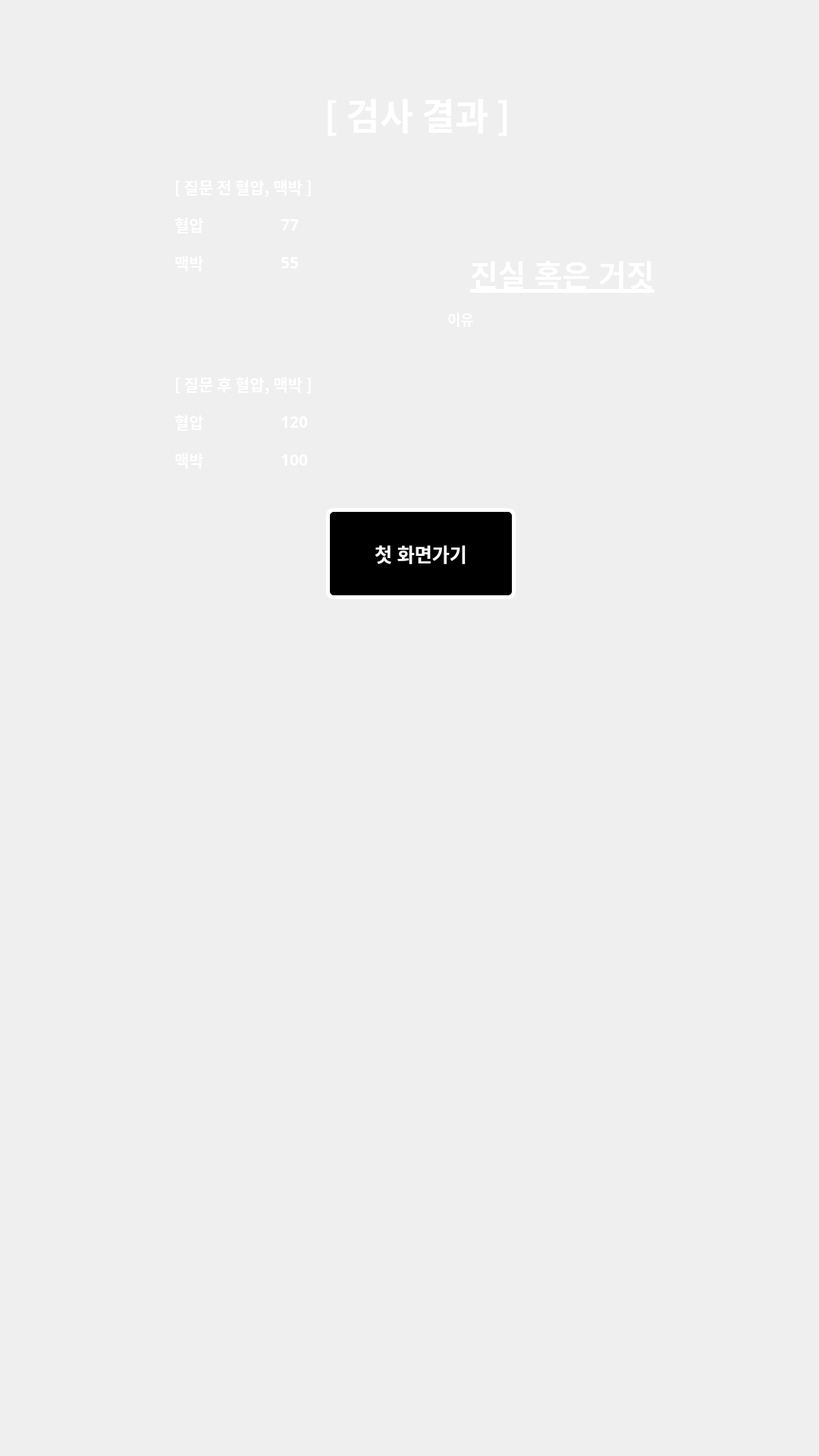
    <widget class="QWidget" name="page2_3" native="true">
     <property name="geometry">
      <rect>
       <x>0</x>
       <y>3840</y>
       <width>1080</width>
       <height>1920</height>
      </rect>
     </property>
     <widget class="QLabel" name="label_14">
      <property name="geometry">
       <rect>
        <x>260</x>
        <y>100</y>
        <width>581</width>
        <height>101</height>
       </rect>
      </property>
      <property name="palette">
       <palette>
        <active>
         <colorrole role="WindowText">
          <brush brushstyle="SolidPattern">
           <color alpha="255">
            <red>255</red>
            <green>255</green>
            <blue>255</blue>
           </color>
          </brush>
         </colorrole>
         <colorrole role="Text">
          <brush brushstyle="SolidPattern">
           <color alpha="255">
            <red>255</red>
            <green>255</green>
            <blue>255</blue>
           </color>
          </brush>
         </colorrole>
         <colorrole role="ButtonText">
          <brush brushstyle="SolidPattern">
           <color alpha="255">
            <red>255</red>
            <green>255</green>
            <blue>255</blue>
           </color>
          </brush>
         </colorrole>
         <colorrole role="PlaceholderText">
          <brush brushstyle="NoBrush">
           <color alpha="128">
            <red>255</red>
            <green>255</green>
            <blue>255</blue>
           </color>
          </brush>
         </colorrole>
        </active>
        <inactive>
         <colorrole role="WindowText">
          <brush brushstyle="SolidPattern">
           <color alpha="255">
            <red>255</red>
            <green>255</green>
            <blue>255</blue>
           </color>
          </brush>
         </colorrole>
         <colorrole role="Text">
          <brush brushstyle="SolidPattern">
           <color alpha="255">
            <red>255</red>
            <green>255</green>
            <blue>255</blue>
           </color>
          </brush>
         </colorrole>
         <colorrole role="ButtonText">
          <brush brushstyle="SolidPattern">
           <color alpha="255">
            <red>255</red>
            <green>255</green>
            <blue>255</blue>
           </color>
          </brush>
         </colorrole>
         <colorrole role="PlaceholderText">
          <brush brushstyle="NoBrush">
           <color alpha="128">
            <red>255</red>
            <green>255</green>
            <blue>255</blue>
           </color>
          </brush>
         </colorrole>
        </inactive>
        <disabled>
         <colorrole role="WindowText">
          <brush brushstyle="SolidPattern">
           <color alpha="255">
            <red>255</red>
            <green>255</green>
            <blue>255</blue>
           </color>
          </brush>
         </colorrole>
         <colorrole role="Text">
          <brush brushstyle="SolidPattern">
           <color alpha="255">
            <red>255</red>
            <green>255</green>
            <blue>255</blue>
           </color>
          </brush>
         </colorrole>
         <colorrole role="ButtonText">
          <brush brushstyle="SolidPattern">
           <color alpha="255">
            <red>255</red>
            <green>255</green>
            <blue>255</blue>
           </color>
          </brush>
         </colorrole>
         <colorrole role="PlaceholderText">
          <brush brushstyle="NoBrush">
           <color alpha="128">
            <red>255</red>
            <green>255</green>
            <blue>255</blue>
           </color>
          </brush>
         </colorrole>
        </disabled>
       </palette>
      </property>
      <property name="font">
       <font>
        <family>Agency FB</family>
        <pointsize>-1</pointsize>
        <weight>75</weight>
        <bold>true</bold>
       </font>
      </property>
      <property name="styleSheet">
       <string notr="true">color: white;

font-size: 45px;
font-weight: bold;</string>
      </property>
      <property name="text">
       <string>&lt;html&gt;&lt;head/&gt;&lt;body&gt;&lt;p align=&quot;center&quot;&gt;&lt;span style=&quot; font-size:36pt;&quot;&gt;[ 검사 결과 ]&lt;/span&gt;&lt;/p&gt;&lt;/body&gt;&lt;/html&gt;</string>
      </property>
     </widget>
     <widget class="QPushButton" name="page2_3button">
      <property name="geometry">
       <rect>
        <x>430</x>
        <y>670</y>
        <width>250</width>
        <height>120</height>
       </rect>
      </property>
      <property name="styleSheet">
       <string notr="true">color: white;
background-color: black;
border: 5px solid white;
font-size: 25px;
font-weight: bold;
border-radius: 10px;</string>
      </property>
      <property name="text">
       <string>첫 화면가기</string>
      </property>
     </widget>
     <widget class="QLabel" name="label_16">
      <property name="geometry">
       <rect>
        <x>370</x>
        <y>320</y>
        <width>111</width>
        <height>51</height>
       </rect>
      </property>
      <property name="palette">
       <palette>
        <active>
         <colorrole role="WindowText">
          <brush brushstyle="SolidPattern">
           <color alpha="255">
            <red>255</red>
            <green>255</green>
            <blue>255</blue>
           </color>
          </brush>
         </colorrole>
        </active>
        <inactive>
         <colorrole role="WindowText">
          <brush brushstyle="SolidPattern">
           <color alpha="255">
            <red>255</red>
            <green>255</green>
            <blue>255</blue>
           </color>
          </brush>
         </colorrole>
        </inactive>
        <disabled>
         <colorrole role="WindowText">
          <brush brushstyle="SolidPattern">
           <color alpha="255">
            <red>120</red>
            <green>120</green>
            <blue>120</blue>
           </color>
          </brush>
         </colorrole>
        </disabled>
       </palette>
      </property>
      <property name="font">
       <font>
        <family>맑은 고딕</family>
        <pointsize>16</pointsize>
        <weight>75</weight>
        <bold>true</bold>
       </font>
      </property>
      <property name="text">
       <string>55</string>
      </property>
     </widget>
     <widget class="QLabel" name="label_17">
      <property name="geometry">
       <rect>
        <x>370</x>
        <y>270</y>
        <width>111</width>
        <height>51</height>
       </rect>
      </property>
      <property name="palette">
       <palette>
        <active>
         <colorrole role="WindowText">
          <brush brushstyle="SolidPattern">
           <color alpha="255">
            <red>255</red>
            <green>255</green>
            <blue>255</blue>
           </color>
          </brush>
         </colorrole>
        </active>
        <inactive>
         <colorrole role="WindowText">
          <brush brushstyle="SolidPattern">
           <color alpha="255">
            <red>255</red>
            <green>255</green>
            <blue>255</blue>
           </color>
          </brush>
         </colorrole>
        </inactive>
        <disabled>
         <colorrole role="WindowText">
          <brush brushstyle="SolidPattern">
           <color alpha="255">
            <red>120</red>
            <green>120</green>
            <blue>120</blue>
           </color>
          </brush>
         </colorrole>
        </disabled>
       </palette>
      </property>
      <property name="font">
       <font>
        <family>맑은 고딕</family>
        <pointsize>16</pointsize>
        <weight>75</weight>
        <bold>true</bold>
       </font>
      </property>
      <property name="text">
       <string>77</string>
      </property>
     </widget>
     <widget class="QLabel" name="label_18">
      <property name="geometry">
       <rect>
        <x>370</x>
        <y>580</y>
        <width>111</width>
        <height>51</height>
       </rect>
      </property>
      <property name="palette">
       <palette>
        <active>
         <colorrole role="WindowText">
          <brush brushstyle="SolidPattern">
           <color alpha="255">
            <red>255</red>
            <green>255</green>
            <blue>255</blue>
           </color>
          </brush>
         </colorrole>
        </active>
        <inactive>
         <colorrole role="WindowText">
          <brush brushstyle="SolidPattern">
           <color alpha="255">
            <red>255</red>
            <green>255</green>
            <blue>255</blue>
           </color>
          </brush>
         </colorrole>
        </inactive>
        <disabled>
         <colorrole role="WindowText">
          <brush brushstyle="SolidPattern">
           <color alpha="255">
            <red>120</red>
            <green>120</green>
            <blue>120</blue>
           </color>
          </brush>
         </colorrole>
        </disabled>
       </palette>
      </property>
      <property name="font">
       <font>
        <family>맑은 고딕</family>
        <pointsize>16</pointsize>
        <weight>75</weight>
        <bold>true</bold>
       </font>
      </property>
      <property name="text">
       <string>100</string>
      </property>
     </widget>
     <widget class="QLabel" name="label_19">
      <property name="geometry">
       <rect>
        <x>370</x>
        <y>530</y>
        <width>111</width>
        <height>51</height>
       </rect>
      </property>
      <property name="palette">
       <palette>
        <active>
         <colorrole role="WindowText">
          <brush brushstyle="SolidPattern">
           <color alpha="255">
            <red>255</red>
            <green>255</green>
            <blue>255</blue>
           </color>
          </brush>
         </colorrole>
        </active>
        <inactive>
         <colorrole role="WindowText">
          <brush brushstyle="SolidPattern">
           <color alpha="255">
            <red>255</red>
            <green>255</green>
            <blue>255</blue>
           </color>
          </brush>
         </colorrole>
        </inactive>
        <disabled>
         <colorrole role="WindowText">
          <brush brushstyle="SolidPattern">
           <color alpha="255">
            <red>120</red>
            <green>120</green>
            <blue>120</blue>
           </color>
          </brush>
         </colorrole>
        </disabled>
       </palette>
      </property>
      <property name="font">
       <font>
        <family>맑은 고딕</family>
        <pointsize>16</pointsize>
        <weight>75</weight>
        <bold>true</bold>
       </font>
      </property>
      <property name="text">
       <string>120</string>
      </property>
     </widget>
     <widget class="QLabel" name="label_22">
      <property name="geometry">
       <rect>
        <x>620</x>
        <y>280</y>
        <width>361</width>
        <height>161</height>
       </rect>
      </property>
      <property name="palette">
       <palette>
        <active>
         <colorrole role="WindowText">
          <brush brushstyle="SolidPattern">
           <color alpha="255">
            <red>255</red>
            <green>255</green>
            <blue>255</blue>
           </color>
          </brush>
         </colorrole>
        </active>
        <inactive>
         <colorrole role="WindowText">
          <brush brushstyle="SolidPattern">
           <color alpha="255">
            <red>255</red>
            <green>255</green>
            <blue>255</blue>
           </color>
          </brush>
         </colorrole>
        </inactive>
        <disabled>
         <colorrole role="WindowText">
          <brush brushstyle="SolidPattern">
           <color alpha="255">
            <red>120</red>
            <green>120</green>
            <blue>120</blue>
           </color>
          </brush>
         </colorrole>
        </disabled>
       </palette>
      </property>
      <property name="font">
       <font>
        <pointsize>30</pointsize>
        <weight>75</weight>
        <bold>true</bold>
        <underline>true</underline>
       </font>
      </property>
      <property name="styleSheet">
       <string notr="true">font-weight: bold;
</string>
      </property>
      <property name="text">
       <string>진실 혹은 거짓</string>
      </property>
     </widget>
     <widget class="QLabel" name="because">
      <property name="geometry">
       <rect>
        <x>590</x>
        <y>400</y>
        <width>451</width>
        <height>41</height>
       </rect>
      </property>
      <property name="palette">
       <palette>
        <active>
         <colorrole role="WindowText">
          <brush brushstyle="SolidPattern">
           <color alpha="255">
            <red>255</red>
            <green>255</green>
            <blue>255</blue>
           </color>
          </brush>
         </colorrole>
        </active>
        <inactive>
         <colorrole role="WindowText">
          <brush brushstyle="SolidPattern">
           <color alpha="255">
            <red>255</red>
            <green>255</green>
            <blue>255</blue>
           </color>
          </brush>
         </colorrole>
        </inactive>
        <disabled>
         <colorrole role="WindowText">
          <brush brushstyle="SolidPattern">
           <color alpha="255">
            <red>120</red>
            <green>120</green>
            <blue>120</blue>
           </color>
          </brush>
         </colorrole>
        </disabled>
       </palette>
      </property>
      <property name="font">
       <font>
        <family>Agency FB</family>
        <pointsize>14</pointsize>
        <weight>75</weight>
        <bold>true</bold>
       </font>
      </property>
      <property name="text">
       <string>이유 </string>
      </property>
     </widget>
     <widget class="QLabel" name="label_24">
      <property name="geometry">
       <rect>
        <x>230</x>
        <y>270</y>
        <width>111</width>
        <height>51</height>
       </rect>
      </property>
      <property name="palette">
       <palette>
        <active>
         <colorrole role="WindowText">
          <brush brushstyle="SolidPattern">
           <color alpha="255">
            <red>255</red>
            <green>255</green>
            <blue>255</blue>
           </color>
          </brush>
         </colorrole>
        </active>
        <inactive>
         <colorrole role="WindowText">
          <brush brushstyle="SolidPattern">
           <color alpha="255">
            <red>255</red>
            <green>255</green>
            <blue>255</blue>
           </color>
          </brush>
         </colorrole>
        </inactive>
        <disabled>
         <colorrole role="WindowText">
          <brush brushstyle="SolidPattern">
           <color alpha="255">
            <red>120</red>
            <green>120</green>
            <blue>120</blue>
           </color>
          </brush>
         </colorrole>
        </disabled>
       </palette>
      </property>
      <property name="font">
       <font>
        <family>맑은 고딕</family>
        <pointsize>16</pointsize>
        <weight>75</weight>
        <bold>true</bold>
       </font>
      </property>
      <property name="text">
       <string>혈압</string>
      </property>
     </widget>
     <widget class="QLabel" name="label_25">
      <property name="geometry">
       <rect>
        <x>230</x>
        <y>320</y>
        <width>111</width>
        <height>51</height>
       </rect>
      </property>
      <property name="palette">
       <palette>
        <active>
         <colorrole role="WindowText">
          <brush brushstyle="SolidPattern">
           <color alpha="255">
            <red>255</red>
            <green>255</green>
            <blue>255</blue>
           </color>
          </brush>
         </colorrole>
        </active>
        <inactive>
         <colorrole role="WindowText">
          <brush brushstyle="SolidPattern">
           <color alpha="255">
            <red>255</red>
            <green>255</green>
            <blue>255</blue>
           </color>
          </brush>
         </colorrole>
        </inactive>
        <disabled>
         <colorrole role="WindowText">
          <brush brushstyle="SolidPattern">
           <color alpha="255">
            <red>120</red>
            <green>120</green>
            <blue>120</blue>
           </color>
          </brush>
         </colorrole>
        </disabled>
       </palette>
      </property>
      <property name="font">
       <font>
        <family>맑은 고딕</family>
        <pointsize>16</pointsize>
        <weight>75</weight>
        <bold>true</bold>
       </font>
      </property>
      <property name="text">
       <string>맥박</string>
      </property>
     </widget>
     <widget class="QLabel" name="label_26">
      <property name="geometry">
       <rect>
        <x>230</x>
        <y>530</y>
        <width>111</width>
        <height>51</height>
       </rect>
      </property>
      <property name="palette">
       <palette>
        <active>
         <colorrole role="WindowText">
          <brush brushstyle="SolidPattern">
           <color alpha="255">
            <red>255</red>
            <green>255</green>
            <blue>255</blue>
           </color>
          </brush>
         </colorrole>
        </active>
        <inactive>
         <colorrole role="WindowText">
          <brush brushstyle="SolidPattern">
           <color alpha="255">
            <red>255</red>
            <green>255</green>
            <blue>255</blue>
           </color>
          </brush>
         </colorrole>
        </inactive>
        <disabled>
         <colorrole role="WindowText">
          <brush brushstyle="SolidPattern">
           <color alpha="255">
            <red>120</red>
            <green>120</green>
            <blue>120</blue>
           </color>
          </brush>
         </colorrole>
        </disabled>
       </palette>
      </property>
      <property name="font">
       <font>
        <family>맑은 고딕</family>
        <pointsize>16</pointsize>
        <weight>75</weight>
        <bold>true</bold>
       </font>
      </property>
      <property name="text">
       <string>혈압</string>
      </property>
     </widget>
     <widget class="QLabel" name="label_27">
      <property name="geometry">
       <rect>
        <x>230</x>
        <y>580</y>
        <width>111</width>
        <height>51</height>
       </rect>
      </property>
      <property name="palette">
       <palette>
        <active>
         <colorrole role="WindowText">
          <brush brushstyle="SolidPattern">
           <color alpha="255">
            <red>255</red>
            <green>255</green>
            <blue>255</blue>
           </color>
          </brush>
         </colorrole>
        </active>
        <inactive>
         <colorrole role="WindowText">
          <brush brushstyle="SolidPattern">
           <color alpha="255">
            <red>255</red>
            <green>255</green>
            <blue>255</blue>
           </color>
          </brush>
         </colorrole>
        </inactive>
        <disabled>
         <colorrole role="WindowText">
          <brush brushstyle="SolidPattern">
           <color alpha="255">
            <red>120</red>
            <green>120</green>
            <blue>120</blue>
           </color>
          </brush>
         </colorrole>
        </disabled>
       </palette>
      </property>
      <property name="font">
       <font>
        <family>맑은 고딕</family>
        <pointsize>16</pointsize>
        <weight>75</weight>
        <bold>true</bold>
       </font>
      </property>
      <property name="text">
       <string>맥박</string>
      </property>
     </widget>
     <widget class="QLabel" name="label_28">
      <property name="geometry">
       <rect>
        <x>230</x>
        <y>220</y>
        <width>201</width>
        <height>51</height>
       </rect>
      </property>
      <property name="palette">
       <palette>
        <active>
         <colorrole role="WindowText">
          <brush brushstyle="SolidPattern">
           <color alpha="255">
            <red>255</red>
            <green>255</green>
            <blue>255</blue>
           </color>
          </brush>
         </colorrole>
        </active>
        <inactive>
         <colorrole role="WindowText">
          <brush brushstyle="SolidPattern">
           <color alpha="255">
            <red>255</red>
            <green>255</green>
            <blue>255</blue>
           </color>
          </brush>
         </colorrole>
        </inactive>
        <disabled>
         <colorrole role="WindowText">
          <brush brushstyle="SolidPattern">
           <color alpha="255">
            <red>120</red>
            <green>120</green>
            <blue>120</blue>
           </color>
          </brush>
         </colorrole>
        </disabled>
       </palette>
      </property>
      <property name="font">
       <font>
        <family>맑은 고딕</family>
        <pointsize>16</pointsize>
        <weight>75</weight>
        <bold>true</bold>
       </font>
      </property>
      <property name="text">
       <string>[ 질문 전 혈압, 맥박 ]</string>
      </property>
     </widget>
     <widget class="QLabel" name="label_29">
      <property name="geometry">
       <rect>
        <x>230</x>
        <y>480</y>
        <width>211</width>
        <height>51</height>
       </rect>
      </property>
      <property name="palette">
       <palette>
        <active>
         <colorrole role="WindowText">
          <brush brushstyle="SolidPattern">
           <color alpha="255">
            <red>255</red>
            <green>255</green>
            <blue>255</blue>
           </color>
          </brush>
         </colorrole>
        </active>
        <inactive>
         <colorrole role="WindowText">
          <brush brushstyle="SolidPattern">
           <color alpha="255">
            <red>255</red>
            <green>255</green>
            <blue>255</blue>
           </color>
          </brush>
         </colorrole>
        </inactive>
        <disabled>
         <colorrole role="WindowText">
          <brush brushstyle="SolidPattern">
           <color alpha="255">
            <red>120</red>
            <green>120</green>
            <blue>120</blue>
           </color>
          </brush>
         </colorrole>
        </disabled>
       </palette>
      </property>
      <property name="font">
       <font>
        <family>맑은 고딕</family>
        <pointsize>16</pointsize>
        <weight>75</weight>
        <bold>true</bold>
       </font>
      </property>
      <property name="text">
       <string>[ 질문 후 혈압, 맥박 ]</string>
      </property>
     </widget>
    </widget>
